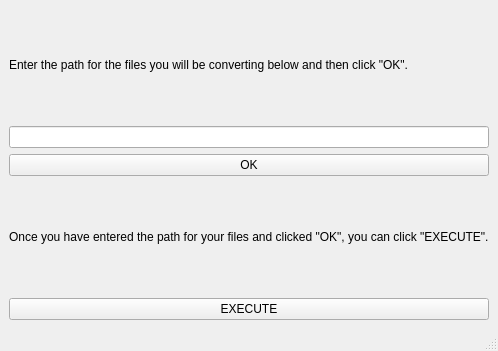
<?xml version="1.0" encoding="UTF-8"?>
<ui version="4.0">
 <class>ExecuteWindow</class>
 <widget class="QMainWindow" name="ExecuteWindow">
  <property name="geometry">
   <rect>
    <x>0</x>
    <y>0</y>
    <width>471</width>
    <height>351</height>
   </rect>
  </property>
  <property name="windowTitle">
   <string>MainWindow</string>
  </property>
  <widget class="QWidget" name="centralwidget">
   <layout class="QGridLayout" name="gridLayout">
    <item row="5" column="0">
     <widget class="QLabel" name="label">
      <property name="text">
       <string>Once you have entered the path for your files and clicked &quot;OK&quot;, you can click &quot;EXECUTE&quot;.</string>
      </property>
     </widget>
    </item>
    <item row="6" column="0">
     <widget class="QPushButton" name="pushButton">
      <property name="text">
       <string>EXECUTE</string>
      </property>
     </widget>
    </item>
    <item row="4" column="0">
     <widget class="QPushButton" name="pushButton_2">
      <property name="text">
       <string>OK</string>
      </property>
     </widget>
    </item>
    <item row="2" column="0">
     <widget class="QLabel" name="label_2">
      <property name="text">
       <string>Enter the path for the files you will be converting below and then click &quot;OK&quot;.</string>
      </property>
     </widget>
    </item>
    <item row="3" column="0">
     <widget class="QLineEdit" name="lineEdit"/>
    </item>
   </layout>
  </widget>
  <widget class="QMenuBar" name="menubar">
   <property name="geometry">
    <rect>
     <x>0</x>
     <y>0</y>
     <width>471</width>
     <height>21</height>
    </rect>
   </property>
  </widget>
  <widget class="QStatusBar" name="statusbar"/>
 </widget>
 <resources/>
 <connections/>
</ui>
